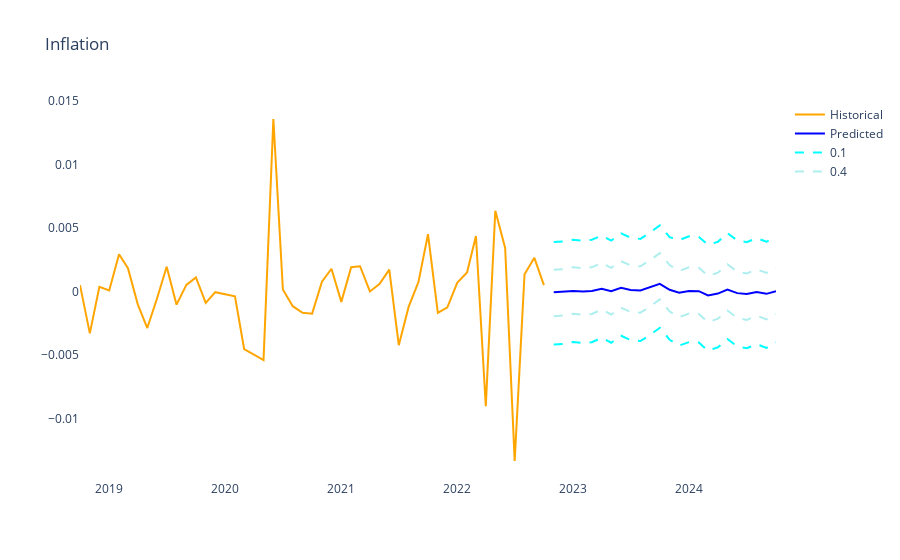

Notebook cell for this chart:
### Code cell
import plotly.graph_objects as go

# Create a new figure
fig = go.Figure()

# Add each time series as a separate trace with the 'lines' mode
fig.add_trace(go.Scatter(x=historical_data.index, y=historical_data.values, name='Historical', mode='lines', line=dict(color='orange')))
fig.add_trace(go.Scatter(x=predicted_data.index, y=predicted_data.values, name='Predicted', mode='lines', line=dict(color='blue')))
fig.add_trace(go.Scatter(x=predict_lower_10.index, y=predict_lower_10.values, name='0.1', mode='lines', line=dict(color='cyan', dash='dash')))
fig.add_trace(go.Scatter(x=predict_lower_40.index, y=predict_lower_40.values, name='0.4', mode='lines', line=dict(color='paleturquoise', dash='dash')))
fig.add_trace(go.Scatter(x=predict_upper_10.index, y=predict_upper_10.values, name='0.1', mode='lines', line=dict(color='cyan', dash='dash')))
fig.add_trace(go.Scatter(x=predict_upper_40.index, y=predict_upper_40.values, name='0.4', mode='lines', line=dict(color='paleturquoise', dash='dash')))

names = set()
fig.for_each_trace(
    lambda trace:
        trace.update(showlegend=False)
        if (trace.name in names) else names.add(trace.name))

fig.update_layout(plot_bgcolor ='white', title = VARIABLES_MAP[variable])
